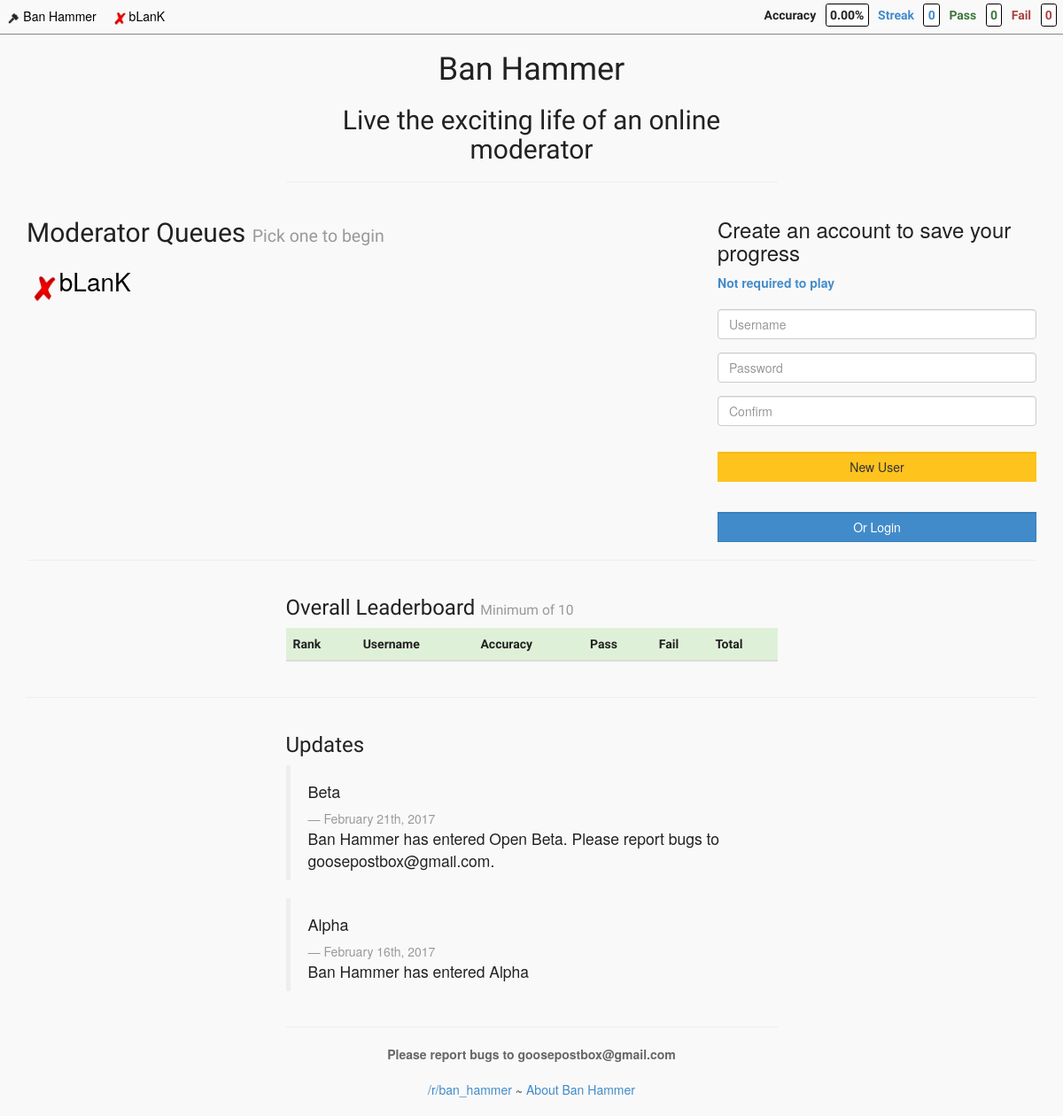
The page / on the database its author committed.
### tables this page shows
CREATE TABLE IF NOT EXISTS `site` (
  `id` int(10) unsigned NOT NULL AUTO_INCREMENT,
  `slug` varchar(100) NOT NULL,
  `name` varchar(100) NOT NULL,
  `active` int(1) unsigned NOT NULL,
  `accuracy_minimum` int(10) unsigned NOT NULL,
  `anonymous_flag` int(1) NOT NULL,
  `sort` int(10) unsigned NOT NULL,
  `created` timestamp NOT NULL DEFAULT CURRENT_TIMESTAMP,
  PRIMARY KEY (`id`)
);

### application/controllers/Main.php (called while the page is built, shortened)
<?php
class Main extends CI_Controller {
    function __construct()
    {
        $this->load->model('main_model', '', TRUE);
        $this->load->model('user_model', '', TRUE);
        $this->data['active_sites'] = $this->main_model->get_active_sites();
        $this->data['user'] = $this->get_user_by_session();
        $this->data['real_report'] = false;
        $this->data['current_site']['name'] = 'Overall';
        $this->data['current_site']['slug'] = 'default';
        $this->data['login_reminder_point'] = 30;
        $this->data['hours_between_reviews'] = 24;
        $this->data['suggest_account_at'] = 30;
        $this->data['leaderboard_minimum'] = 30;
        if (is_dev()) {
            $this->data['leaderboard_minimum'] = 10;
        }
    }
    public function landing()
    {
        $data = $this->data;
        $data['page_title'] = site_name();
        $data['leaderboard'] = $this->main_model->get_overall_leaderboard($data['leaderboard_minimum']);
        $data['leaderboard'] = $this->sort_leaderboard_main($data['leaderboard']);
        $ab_array = array('hide_subheader', 'show_subheader');
        $data['ab_test'] = $ab_array[array_rand($ab_array)];
        $this->load->view('templates/header', $data);
        $this->load->view('toolbar', $data);
        $this->load->view('landing', $data);
        $this->load->view('templates/scripts', $data);
        $this->load->view('templates/footer', $data);
    }
    public function sort_leaderboard_main($leaderboard_array)
    {
        $leaderboard_array = $this->array_orderby($leaderboard_array, 'accuracy', SORT_DESC, 'total', SORT_DESC);
        return $leaderboard_array;
    }
    public function array_orderby()
    {
        $args = func_get_args();
        $data = array_shift($args);
        foreach ($args as $n => $field) {
            if (is_string($field)) {
                $tmp = array();
                    $args[$n] = $tmp;
                }
        }
        $args[] = &$data;
        return array_pop($args);
    }
    public function get_user_by_session()
    {
        $user = $this->session->userdata('user');
        if (empty($user)) {
            $sess_array = array(
                'id' => 0,
                'username' => 'Anonymous',
                'logged_in' => false,
                'current_account' => array(
                    'id' => 0,
                    'pass' => 0,
                    'fail' => 0,
                    'streak' => 0,
                    'total' => 0,
                ),
            );
            $this->session->set_userdata('user', $sess_array);
            $user = $this->session->userdata('user');
        }
        $user['accuracy'] = accuracy_calculator($user['current_account']['pass'], $user['current_account']['fail']);
        return $user;
    }
}

### index.php (called while the page is built, shortened)
<?php
require_once BASEPATH.'core/CodeIgniter.php';

### application/models/Main_model.php (called while the page is built, shortened)
<?php
Class main_model extends CI_Model
{
    function get_active_sites()
    {
        $this->db->select('*');
        $this->db->from('site');
        $this->db->where('active', 1);
        $query = $this->db->get();
        $result = $query->result_array();
        return $result;
    }
    function get_overall_leaderboard($limit)
    {
        $this->db->select('`user`.username, `account`.*, SUM(pass) as pass, SUM(fail) as fail, MAX(streak) as streak, SUM(total) as total, (100 - (100 / ( (pass + fail) / fail) ) ) as accuracy');
        $this->db->from('user');
        $this->db->join('account', 'user.id = account.user_key', 'left');
        $this->db->where('total >= ', $limit);
        $this->db->group_by('user_key');
        $query = $this->db->get();
        $result = $query->result_array();
        return $result;
    }
}
?>

### application/config/autoload.php (called while the page is built, shortened)
<?php
function site_name() {
    return 'Ban Hammer';
}
function accuracy_calculator($pass, $fail) {
    if (!is_whole_int($pass) || !is_whole_int($fail)) {
        $result = 0;
    }
    else if ($pass == 0) {
        $result = 0;
    }
    return sprintf('%0.2f', $result);
}
function is_whole_int($val) {
    $val = strval($val);
    $val = str_replace('-', '', $val);
    if (ctype_digit($val)) {
        if ($val === (string)0) {
            return true;
        }
        else if (ltrim($val, '0') === $val) {
            return true;
        }
    }
    return false;
}

### application/views/toolbar.php (the view, shortened to what this page needs)
<nav class="global_toolbar">
    <a class="global_link" href="<?=base_url()?>">
        <div class="global_site_parent">
            <img class="global_site_icon" src="<?=base_url()?>resources/img/favicon.ico" alt="Ban Hammer"/>
            <span class="global_site_name">Ban Hammer</span>
        </div>
    </a>
    <?php foreach ($active_sites as $site) { ?>
    <a class="global_link" href="<?=base_url()?>site/<?php echo $site['slug']; ?>/queue">
        <div class="global_site_parent">
            <img class="global_site_icon" src="<?=base_url()?>resources/sites/<?php echo $site['slug']; ?>/icon.png" alt="<?php echo $site['name']; ?>"/>
            <span class="global_site_name"><?php echo $site['name']; ?></span>
        </div>
    </a>
    <?php } ?>
    <span id="score_parent">
        <span id="accuracy_parent" class="text-default">
            <span id="accuracy_label" class="score_label">Accuracy</span>
            <span id="accuracy_value_parent" class="score_value"><span id="accuracy_value"><?php echo $user['accuracy']; ?>%</span></span>
        </span>
        <span id="streak_parent" class="text-primary">
            <span id="streak_label" class="score_label">Streak</span>
            <span id="streak_value" class="score_value"><?php echo $user['current_account']['streak']; ?></span>
        </span>
        <span id="pass_parent" class="text-success">
            <span id="pass_label" class="score_label">Pass</span>
            <span id="pass_value" class="score_value"><?php echo $user['current_account']['pass']; ?></span>
        </span>
        <span id="fail_parent" class="text-danger">
            <span id="fail_label" class="score_label">Fail</span>
            <span id="fail_value" class="score_value"><?php echo $user['current_account']['fail']; ?></span>
        </span>
    </span>
</nav>

### application/views/landing.php (shortened to what this page needs)
<div class="container">
    <div class="row">
        <div class="col-md-6 col-md-push-3">
            <h1 class="main_site_name text-center"><?php echo $page_title; ?></h1>
            <?php if (!$user['logged_in'] && $ab_test === 'show_subheader') { ?>
            <h2 class="main_site_description text-center">Live the exciting life of an online moderator</h2>
            <?php } ?>
            <hr>
        </div>
    </div>
    <div class="row">
        <div class="moderator_queue_list_parent col-md-8">
            <h2 class="moderator_queue_title">
                Moderator Queues
                <?php if (!$user['logged_in']) { ?>
                <small>Pick one to begin</small>
                <?php } ?></h2>
            <?php foreach ($active_sites as $site) { ?>
            <a class="global_link" href="<?=base_url()?>site/<?php echo $site['slug']; ?>/queue">
                <div class="global_site_parent">
                    <img class="global_site_icon" src="<?=base_url()?>resources/sites/<?php echo $site['slug']; ?>/icon.png" alt="<?php echo $site['name']; ?>"/>
                    <span class="global_site_name"><?php echo $site['name']; ?></span>
                </div>
            </a>
            <?php } ?>
        </div>
        <div class="col-md-4">
            <div class="login_register_parent">
                <?php if ($user['logged_in']) { ?>
                <h2>Welcome back <?php echo $user['username']; ?></h2>
                <a class="text-danger" href="<?=base_url()?>logout">Logout</a>
                <?php } else { ?>
                <h3>Create an account to save your progress</h3>
                <strong class="text-primary">Not required to play</strong>
                <br>
                <br>
                <div id="new_user_parent">
                    <form action="<?=base_url()?>new_user" method="post">
                        <div class="form-group">
                            <input type="username" class="form-control" id="new_user_input_username" name="username" placeholder="Username"/>
                        </div>
                        <div class="form-group">
                            <input type="password" class="form-control" id="new_user_input_password" name="password" placeholder="Password"/>
                        </div>
                        <div class="form-group">
                            <input type="password" class="form-control" id="new_user_input_password_confirm" name="confirm" placeholder="Confirm"/>
                        </div>
                        <button type="submit" class="custom_btn btn btn-action form-control">New User</button>
                    </form>
                </div>
                <br>
                <div id="show_login" class="custom_btn btn btn-primary form-control">Or Login</div>
                <?php } ?>
            </div>
        </div>
    </div>
    <hr>
    <div class="row">
        <div class="col-md-6 col-md-push-3">
            <div class="leaderboard_parent table-responsive">
                <h3>Overall Leaderboard <small>Minimum of <?php echo $leaderboard_minimum; ?></small></h3>
                <table class="table table-stripped">
                    <thead>
                        <tr class="success">
                            <th>Rank</th>
                            <th>Username</th>
                            <th>Accuracy</th>
                            <th>Pass</th>
                            <th>Fail</th>
                            <th>Total</th>
                        </tr>
                    </thead>
                </table>
            </div>
        </div>
    </div>
    <hr>
    <div class="row">
        <div class="update_news_parent col-md-6 col-md-push-3">
            <h3>Updates</h3>
            <div class="update_news_item">
                <blockquote>
                    <h4>Beta</h4>
                    <small>February 21th, 2017</small>
                    <p>Ban Hammer has entered Open Beta. Please report bugs to goosepostbox@gmail.com.</p>
                </blockquote>
            </div>
            <div class="update_news_item">
                <blockquote>
                    <h4>Alpha</h4>
                    <small>February 16th, 2017</small>
                    <p>Ban Hammer has entered Alpha</p>
                </blockquote>
            </div>
        </div>
    </div>
    <div class="row">
        <div class="col-md-6 col-md-push-3 text-center">
            <footer class="landing_footer">
                <hr>
                <strong class="text-center">Please report bugs to goosepostbox@gmail.com</strong>
                <br>
                <br>
                <a href="https://www.reddit.com/r/ban_hammer" target="_blank"/>/r/ban_hammer</a>
                <strong>~</strong>
                <a href="<?=base_url()?>about">About <?php echo site_name(); ?></a>
            </footer>
        </div>
    </div>
</div>

### resources/style.css (style rules this page uses)
body { background-color: #f9f9f9; color: #222; }
.main_site_name, .main_site_description, .moderator_queue_title, .update_news_parent h3 { font-family: 'Julius Sans One', sans-serif; }
.leaderboard_parent { font-family: 'Play', sans-serif; }
.custom_btn { margin-top: 1em; border-radius: 0; }
.global_toolbar { background-color: #f9f9f9; height: 2.8em; border-bottom: 1px solid #888; }
.global_site_icon { height: 1em; }
.global_site_name { color: #000; }
.global_site_parent { display: inline-block; padding: 0.5em; margin: 0.1em; transition: background-color 0.5s; border-radius: 0.1em; }
#score_parent { margin-top: 0.5em; font-weight: bold; font-family: 'Play', sans-serif; float: right; }
.score_value { margin: 0.5em; padding: 0.3em; background-color: #fff; border: 1px solid #000; border-radius: 0.2em; }
.moderator_queue_list_parent .global_site_name { font-size: 2em; }
.moderator_queue_list_parent .global_site_icon { height: 2em; }
.landing_footer { color: #666; }
.btn-action { background-color: hsl(44, 100%, 56%) !important; background-repeat: repeat-x; filter: progid:DXImageTransform.Microsoft.gradient(startColorstr="#ffc31e", endColorstr="#ffc31e"); background-image: -khtml-gradient(linear, left top, left bottom, from(#ffc31e), to(#ffc31e)); background-image: -moz-linear-gradient(top, #ffc31e, #ffc31e); background-image: -ms-linear-gradient(top, #ffc31e, #ffc31e); background-image: -webkit-gradient(linear, left top, left bottom, color-stop(0%, #ffc31e), color-stop(100%, #ffc31e)); background-image: -webkit-linear-gradient(top, #ffc31e, #ffc31e); background-image: -o-linear-gradient(top, #ffc31e, #ffc31e); background-image: linear-gradient(#ffc31e, #ffc31e); border-color: #ffc31e #ffc31e hsl(44, 100%, 56%); color: #333 !important; text-shadow: 0 1px 1px rgba(255, 255, 255, 0.00); -webkit-font-smoothing: antialiased; }

### rows shown on the page
site: slug (picture), name "bLanK"

### other values the page prints
$user['accuracy'] "0.00"
$user['current_account']['streak'] "0"
$user['current_account']['pass'] "0"
$user['current_account']['fail'] "0"
$page_title "Ban Hammer"
$leaderboard_minimum "10"
site_name() "Ban Hammer"
